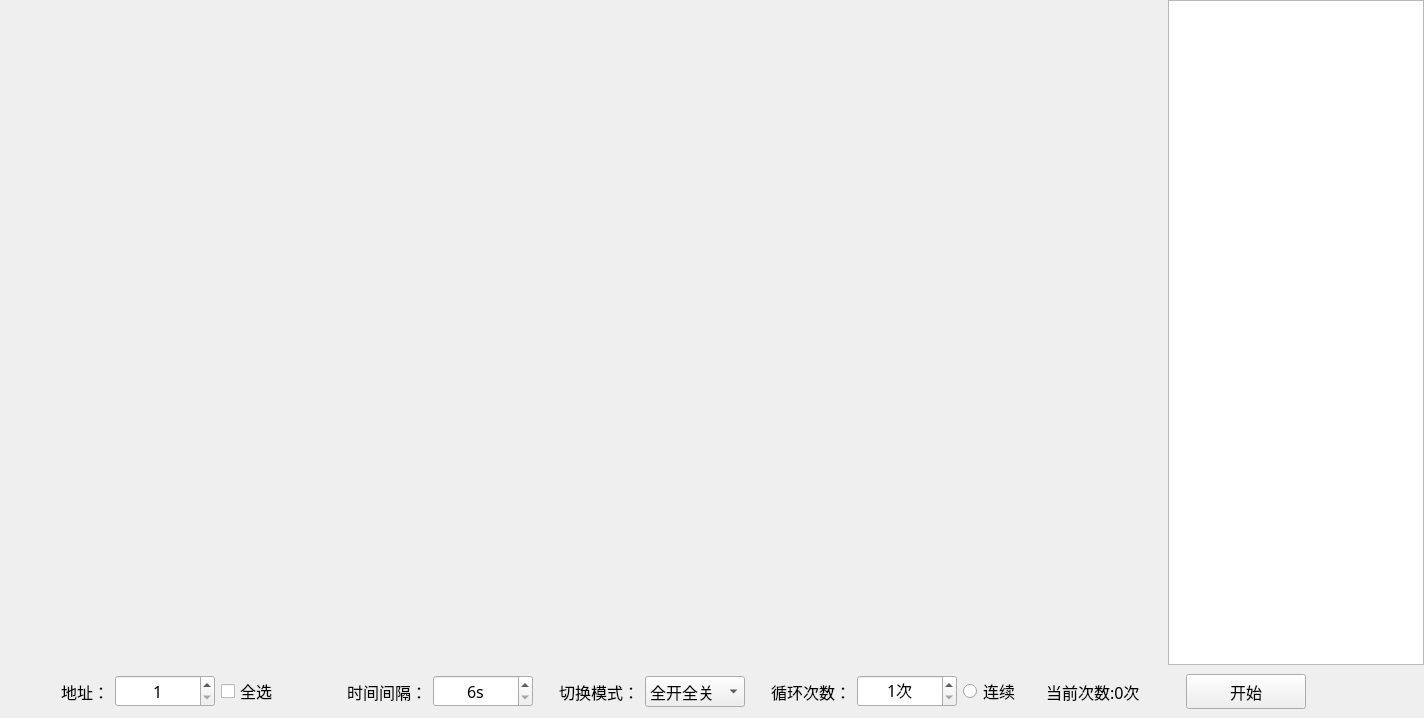
<?xml version="1.0" encoding="UTF-8"?>
<ui version="4.0">
 <class>MV1Set_SwCycleWid</class>
 <widget class="QWidget" name="MV1Set_SwCycleWid">
  <property name="geometry">
   <rect>
    <x>0</x>
    <y>0</y>
    <width>1424</width>
    <height>718</height>
   </rect>
  </property>
  <property name="font">
   <font>
    <family>微软雅黑</family>
    <pointsize>12</pointsize>
   </font>
  </property>
  <property name="windowTitle">
   <string>Form</string>
  </property>
  <property name="styleSheet">
   <string notr="true">font: 12pt &quot;微软雅黑&quot;;</string>
  </property>
  <layout class="QGridLayout" name="gridLayout_2">
   <property name="leftMargin">
    <number>0</number>
   </property>
   <property name="topMargin">
    <number>0</number>
   </property>
   <property name="rightMargin">
    <number>0</number>
   </property>
   <property name="bottomMargin">
    <number>0</number>
   </property>
   <property name="spacing">
    <number>0</number>
   </property>
   <item row="0" column="0">
    <layout class="QHBoxLayout" name="horizontalLayout">
     <item>
      <widget class="QWidget" name="widget" native="true">
       <property name="sizePolicy">
        <sizepolicy hsizetype="Preferred" vsizetype="Preferred">
         <horstretch>200</horstretch>
         <verstretch>0</verstretch>
        </sizepolicy>
       </property>
       <property name="minimumSize">
        <size>
         <width>800</width>
         <height>400</height>
        </size>
       </property>
       <layout class="QGridLayout" name="gridLayout">
        <item row="5" column="1">
         <widget class="QWidget" name="widget_17" native="true">
          <property name="styleSheet">
           <string notr="true"/>
          </property>
         </widget>
        </item>
        <item row="5" column="2">
         <widget class="QWidget" name="widget_18" native="true">
          <property name="styleSheet">
           <string notr="true"/>
          </property>
         </widget>
        </item>
        <item row="3" column="2">
         <widget class="QWidget" name="widget_12" native="true">
          <property name="styleSheet">
           <string notr="true"/>
          </property>
         </widget>
        </item>
        <item row="3" column="1">
         <widget class="QWidget" name="widget_11" native="true">
          <property name="styleSheet">
           <string notr="true"/>
          </property>
         </widget>
        </item>
        <item row="4" column="1">
         <widget class="QWidget" name="widget_14" native="true">
          <property name="styleSheet">
           <string notr="true"/>
          </property>
         </widget>
        </item>
        <item row="4" column="0">
         <widget class="QWidget" name="widget_13" native="true">
          <property name="styleSheet">
           <string notr="true"/>
          </property>
         </widget>
        </item>
        <item row="4" column="2">
         <widget class="QWidget" name="widget_15" native="true">
          <property name="styleSheet">
           <string notr="true"/>
          </property>
         </widget>
        </item>
        <item row="8" column="2">
         <widget class="QWidget" name="widget_24" native="true">
          <property name="styleSheet">
           <string notr="true"/>
          </property>
         </widget>
        </item>
        <item row="3" column="0">
         <widget class="QWidget" name="widget_10" native="true">
          <property name="styleSheet">
           <string notr="true"/>
          </property>
         </widget>
        </item>
        <item row="2" column="2">
         <widget class="QWidget" name="widget_9" native="true">
          <property name="styleSheet">
           <string notr="true"/>
          </property>
         </widget>
        </item>
        <item row="2" column="1">
         <widget class="QWidget" name="widget_8" native="true">
          <property name="styleSheet">
           <string notr="true"/>
          </property>
         </widget>
        </item>
        <item row="1" column="0">
         <widget class="QWidget" name="widget_4" native="true">
          <property name="styleSheet">
           <string notr="true"/>
          </property>
         </widget>
        </item>
        <item row="0" column="0">
         <widget class="QWidget" name="widget_1" native="true">
          <property name="styleSheet">
           <string notr="true"/>
          </property>
         </widget>
        </item>
        <item row="1" column="2">
         <widget class="QWidget" name="widget_6" native="true">
          <property name="styleSheet">
           <string notr="true"/>
          </property>
         </widget>
        </item>
        <item row="0" column="1">
         <widget class="QWidget" name="widget_2" native="true">
          <property name="styleSheet">
           <string notr="true"/>
          </property>
         </widget>
        </item>
        <item row="2" column="0">
         <widget class="QWidget" name="widget_7" native="true">
          <property name="styleSheet">
           <string notr="true"/>
          </property>
         </widget>
        </item>
        <item row="1" column="1">
         <widget class="QWidget" name="widget_5" native="true">
          <property name="styleSheet">
           <string notr="true"/>
          </property>
         </widget>
        </item>
        <item row="0" column="2">
         <widget class="QWidget" name="widget_3" native="true">
          <property name="styleSheet">
           <string notr="true"/>
          </property>
         </widget>
        </item>
        <item row="6" column="2">
         <widget class="QWidget" name="widget_21" native="true">
          <property name="styleSheet">
           <string notr="true"/>
          </property>
         </widget>
        </item>
        <item row="5" column="0">
         <widget class="QWidget" name="widget_16" native="true">
          <property name="styleSheet">
           <string notr="true"/>
          </property>
         </widget>
        </item>
        <item row="8" column="0">
         <widget class="QWidget" name="widget_22" native="true">
          <property name="styleSheet">
           <string notr="true"/>
          </property>
         </widget>
        </item>
        <item row="8" column="1">
         <widget class="QWidget" name="widget_23" native="true">
          <property name="styleSheet">
           <string notr="true"/>
          </property>
         </widget>
        </item>
        <item row="6" column="0">
         <widget class="QWidget" name="widget_19" native="true">
          <property name="styleSheet">
           <string notr="true"/>
          </property>
         </widget>
        </item>
        <item row="6" column="1">
         <widget class="QWidget" name="widget_20" native="true">
          <property name="styleSheet">
           <string notr="true"/>
          </property>
         </widget>
        </item>
       </layout>
      </widget>
     </item>
     <item>
      <widget class="QTextEdit" name="textEdit">
       <property name="sizePolicy">
        <sizepolicy hsizetype="Expanding" vsizetype="Expanding">
         <horstretch>0</horstretch>
         <verstretch>0</verstretch>
        </sizepolicy>
       </property>
       <property name="minimumSize">
        <size>
         <width>200</width>
         <height>400</height>
        </size>
       </property>
       <property name="maximumSize">
        <size>
         <width>16777215</width>
         <height>16777215</height>
        </size>
       </property>
       <property name="font">
        <font>
         <family>微软雅黑</family>
         <pointsize>12</pointsize>
        </font>
       </property>
      </widget>
     </item>
    </layout>
   </item>
   <item row="1" column="0">
    <widget class="QWidget" name="widget_25" native="true">
     <layout class="QHBoxLayout" name="horizontalLayout_2">
      <item>
       <widget class="QLabel" name="label">
        <property name="minimumSize">
         <size>
          <width>100</width>
          <height>30</height>
         </size>
        </property>
        <property name="font">
         <font>
          <family>微软雅黑</family>
          <pointsize>12</pointsize>
         </font>
        </property>
        <property name="text">
         <string>地址：</string>
        </property>
        <property name="alignment">
         <set>Qt::AlignRight|Qt::AlignTrailing|Qt::AlignVCenter</set>
        </property>
       </widget>
      </item>
      <item>
       <widget class="QSpinBox" name="spinBox">
        <property name="minimumSize">
         <size>
          <width>100</width>
          <height>30</height>
         </size>
        </property>
        <property name="font">
         <font>
          <family>微软雅黑</family>
          <pointsize>12</pointsize>
         </font>
        </property>
        <property name="alignment">
         <set>Qt::AlignCenter</set>
        </property>
        <property name="minimum">
         <number>1</number>
        </property>
       </widget>
      </item>
      <item>
       <widget class="QCheckBox" name="checkBox">
        <property name="minimumSize">
         <size>
          <width>100</width>
          <height>30</height>
         </size>
        </property>
        <property name="font">
         <font>
          <family>微软雅黑</family>
          <pointsize>12</pointsize>
         </font>
        </property>
        <property name="text">
         <string>全选</string>
        </property>
       </widget>
      </item>
      <item>
       <spacer name="horizontalSpacer">
        <property name="orientation">
         <enum>Qt::Horizontal</enum>
        </property>
        <property name="sizeHint" stdset="0">
         <size>
          <width>19</width>
          <height>20</height>
         </size>
        </property>
       </spacer>
      </item>
      <item>
       <widget class="QLabel" name="label_2">
        <property name="text">
         <string>时间间隔：</string>
        </property>
       </widget>
      </item>
      <item>
       <widget class="QSpinBox" name="timespinBox">
        <property name="minimumSize">
         <size>
          <width>100</width>
          <height>30</height>
         </size>
        </property>
        <property name="alignment">
         <set>Qt::AlignCenter</set>
        </property>
        <property name="suffix">
         <string>s</string>
        </property>
        <property name="minimum">
         <number>6</number>
        </property>
        <property name="maximum">
         <number>100</number>
        </property>
        <property name="singleStep">
         <number>1</number>
        </property>
        <property name="value">
         <number>6</number>
        </property>
       </widget>
      </item>
      <item>
       <spacer name="horizontalSpacer_3">
        <property name="orientation">
         <enum>Qt::Horizontal</enum>
        </property>
        <property name="sizeHint" stdset="0">
         <size>
          <width>19</width>
          <height>20</height>
         </size>
        </property>
       </spacer>
      </item>
      <item>
       <widget class="QLabel" name="label_4">
        <property name="text">
         <string>切换模式：</string>
        </property>
       </widget>
      </item>
      <item>
       <widget class="QComboBox" name="comboBox">
        <property name="minimumSize">
         <size>
          <width>100</width>
          <height>30</height>
         </size>
        </property>
        <item>
         <property name="text">
          <string>全开全关</string>
         </property>
        </item>
        <item>
         <property name="text">
          <string>逐个亮灭</string>
         </property>
        </item>
       </widget>
      </item>
      <item>
       <spacer name="horizontalSpacer_4">
        <property name="orientation">
         <enum>Qt::Horizontal</enum>
        </property>
        <property name="sizeHint" stdset="0">
         <size>
          <width>19</width>
          <height>20</height>
         </size>
        </property>
       </spacer>
      </item>
      <item>
       <widget class="QLabel" name="label_3">
        <property name="text">
         <string>循环次数：</string>
        </property>
       </widget>
      </item>
      <item>
       <widget class="QSpinBox" name="cycleCountpinBox">
        <property name="minimumSize">
         <size>
          <width>100</width>
          <height>30</height>
         </size>
        </property>
        <property name="alignment">
         <set>Qt::AlignCenter</set>
        </property>
        <property name="suffix">
         <string>次</string>
        </property>
        <property name="minimum">
         <number>1</number>
        </property>
        <property name="maximum">
         <number>10</number>
        </property>
        <property name="singleStep">
         <number>1</number>
        </property>
        <property name="value">
         <number>1</number>
        </property>
       </widget>
      </item>
      <item>
       <widget class="QRadioButton" name="radioButton">
        <property name="text">
         <string>连续</string>
        </property>
        <property name="checked">
         <bool>false</bool>
        </property>
       </widget>
      </item>
      <item>
       <spacer name="horizontalSpacer_5">
        <property name="orientation">
         <enum>Qt::Horizontal</enum>
        </property>
        <property name="sizeHint" stdset="0">
         <size>
          <width>18</width>
          <height>20</height>
         </size>
        </property>
       </spacer>
      </item>
      <item>
       <widget class="QLabel" name="cycleCountlab">
        <property name="text">
         <string>当前次数:0次</string>
        </property>
       </widget>
      </item>
      <item>
       <spacer name="horizontalSpacer_6">
        <property name="orientation">
         <enum>Qt::Horizontal</enum>
        </property>
        <property name="sizeHint" stdset="0">
         <size>
          <width>40</width>
          <height>20</height>
         </size>
        </property>
       </spacer>
      </item>
      <item>
       <widget class="QPushButton" name="startBtn">
        <property name="minimumSize">
         <size>
          <width>120</width>
          <height>35</height>
         </size>
        </property>
        <property name="font">
         <font>
          <family>微软雅黑</family>
          <pointsize>12</pointsize>
         </font>
        </property>
        <property name="text">
         <string>开始</string>
        </property>
       </widget>
      </item>
      <item>
       <spacer name="horizontalSpacer_2">
        <property name="orientation">
         <enum>Qt::Horizontal</enum>
        </property>
        <property name="sizeHint" stdset="0">
         <size>
          <width>109</width>
          <height>20</height>
         </size>
        </property>
       </spacer>
      </item>
     </layout>
    </widget>
   </item>
  </layout>
 </widget>
 <resources/>
 <connections/>
</ui>
